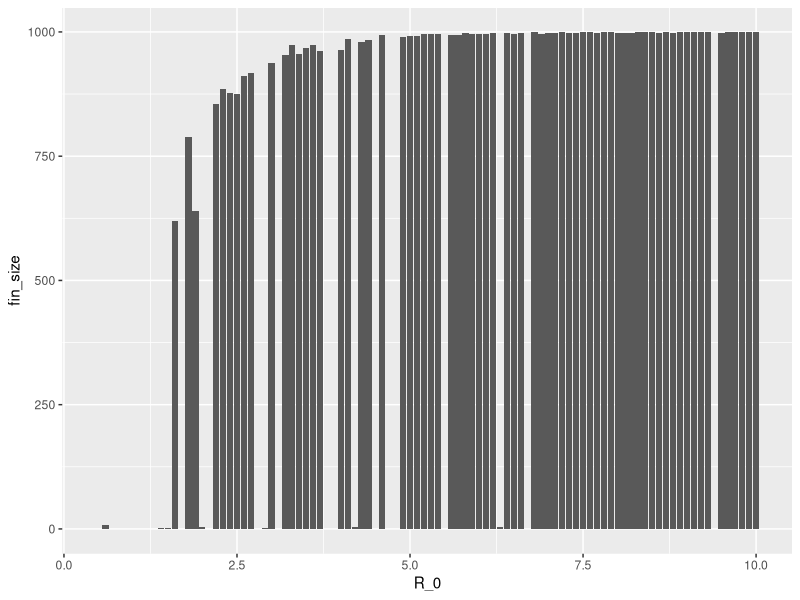

Recreate this plot in R.
## ---- chunk 1
knitr::opts_chunk$set(echo = TRUE)
## ---- chunk 2
simSIR.Markov <- function(N, beta, gamma) {

  # initial number of infectives and susceptibles;
  I <- 1
  S <- N-1;

  # recording time;
  t <- 0;
  times <- c(t);

  # a vector which records the type of event (1=infection, 2=removal)
  type <- c(1);

  while (I > 0) {

    # time to next event;
    t <- t + rexp(1, (beta/N)*I*S + gamma*I);
    times <- append(times, t);
    
    if (runif(1) < beta*S/(beta*S + N*gamma)) {
      # infection
      I <- I+1;
      S <- S-1;
      type <- append(type, 1);
    }
    else {
      #removal
      I <- I-1
      type <- append(type, 2);
    }
  }
  
  # record the final size , i.e. the number of initially susceptlbles who 
  # contracted the disease sometime during the epidemic.
  #
  #
  #
  
  # record the times of events (infections/removals) as well as the type
  res <- list("t"=times, "type"=type);
  res
}
## ---- chunk 3
simSIR.Markov.alternative <- function(N, beta, gamma) {

  # initial number of infectives and susceptibles;
  I <- 1
  S <- N-1;

  # recording time;
  t <- 0;
  times <- c(t);

  # a vector which records the type of event (1=infection, 2=removal)
  type <- c(1);

  while (I > 0) {

    ############################################
    # simulate times to the next possible events
    ############################################
    
    # time to next infection
    if (S > 0) {
      t.next.infection <- t +  rexp(1, (beta/N)*I*S)
    }
    else {
      t.next.infection <- Inf;
    }
    
    # time to next removal    
    t.next.removal <- t + rexp(1, gamma*I)


    # check which of the two events happens first
    if (t.next.infection < t.next.removal) {
      # infection occurs
      I <- I+1;
      S <- S-1;
      type <- append(type, 1);
      times <- append(times, t.next.infection);
      t <- t.next.infection
    }
    else {
      #removal occurs
      I <- I-1
      times <- append(times, t.next.removal);
      type <- append(type, 2);
      t <- t.next.removal
    }
  }
  
  # record the final size , i.e. the number of initially susceptlbles who
  # contracted the disease sometime during the epidemic.
  #
  #
  
  # record the times of events (infections/removals) as well as the type
  #
  #
  res <- list("t"=times, "type"=type);
  res
}
## ---- chunk 4
simSIR.Non.Markov.constant <- function(N, beta, k) {

  # initial number of infectives and susceptibles;
  I <- 1
  S <- N-1;

  # recording time;
  t <- 0;
  times <- c(t);

  # create a vector containing the removal times of all the current infectives
  r <- k 

  # a vector which records the type of event (1=infection, 2=removal)
  type <- c(1);
  
  # a counter for labelling the individuals
  lambda <- 1;

  # a vector to store the labels
  labels <- c(1);

  while (I > 0) {

    ############################################
    # simulate times to the next possible events
    ############################################
    
    # time to next infection
    if (S > 0) {
      T  <- rexp(1, (beta/N)*I*S)
    }
    else {
      T <- Inf;
    }

    # time to next removal
    R <- min(r, na.rm=TRUE);
    
    # check which of the two events happens first
    if (t + T < R) {
      # infection occurs
      I <- I+1;
      S <- S-1;
      r <- append(r, t + T + k)
      type <- append(type, 1);
      times <- append(times, t + T);

      lambda <- lambda + 1;
      labels <- append(labels, lambda)
      t <- t + T
    }
    else {
      #removal occurs
      I <- I-1
      type <- append(type, 2);
      index.min.r <- which(min(r, na.rm=TRUE)==r)
      r[index.min.r] <- NA
      labels <- append(labels, index.min.r)
      times <- append(times, R);
      t <- R

      # update the vector of 
    }
  }
  
  # record the final size , i.e. the number of initially susceptlbles who contracted the disease sometime during the epidemic.
  #
  #
  
  # record the times of events (infections/removals) as well as the type
  #
  #
  res <- list("t"=times, "type"=type, "labels" = labels);
  res
}
## ---- chunk 5
simSIR.Non.Markov.gamma <- function(N, beta, gamma, delta) {

  # initial number of infectives and susceptibles;
  I <- 1
  S <- N-1;

  # recording time;
  t <- 0;
  times <- c(t);

  # create a vector containing the removal times of all the current infectives.
  k <- rgamma(1, gamma, delta)
  r <- k 

  # a vector which records the type of event (1=infection, 2=removal)
  type <- c(1);

  # a counter for labelling the individuals
  lambda <- 1;
  
  # a vector to store the labels
  labels <- c(1);

  while (I > 0) {

    ############################################
    # simulate times to the next possible events
    ############################################
    
    # time to next infection
    if (S > 0) {
      T  <- rexp(1, (beta/N)*I*S)
    }
    else {
      T <- Inf;
    }

    # time to next removal
    R <- min(r, na.rm=TRUE);
    
    # check which of the two events happens first
    if (t + T < R) {
      # infection occurs
      I <- I+1;
      S <- S-1;
      k <- rgamma(1, gamma, delta)
      r <- append(r, t + T + k)

      lambda <- lambda + 1;
      labels <- append(labels, lambda)
      type <- append(type, 1);
      times <- append(times, t + T);
      t <- t + T
    }
    else {
      #removal occurs
      I <- I-1
      type <- append(type, 2);
      index.min.r <- which(min(r, na.rm=TRUE)==r)
      r[index.min.r] <- NA
      labels <- append(labels, index.min.r)
      times <- append(times, R);
      t <- R      
    }
  }
  
  # record the final size , i.e. the number of initially susceptlbles who contracted the disease sometime during the epidemic.
  #
  #
  
  # record the times of events (infections/removals) as well as the type
  #
  #
  res <- list("t"=times, "type"=type, "labels"=labels);
  res
}
## ---- chunk 6
simSIR.Markov(N=21, beta = 0.9, gamma = 1)
## ---- chunk 7
library(purrr)
map2(
  .x = c(0.9, 2, 4),
  .y = c(1, 1, 1),
  .f = function(.x, .y){
    print(glue::glue("Beta = {.x}, Gamma = {.y}"))
    simSIR.Markov(N = 21, beta = .x, gamma = .y)
  }
)
## ---- chunk 8
simSIR.Markov <- function(N, beta, gamma) {

  # initial number of infectives and susceptibles;
  I <- 1
  S <- N-1;

  # recording time;
  t <- 0;
  times <- c(t);

  # a vector which records the type of event (1=infection, 2=removal)
  type <- c(1);

  while (I > 0) {

    # time to next event;
    t <- t + rexp(1, (beta/N)*I*S + gamma*I);
    times <- append(times, t);
    
    if (runif(1) < beta*S/(beta*S + N*gamma)) {
      # infection
      I <- I+1;
      S <- S-1;
      type <- append(type, 1);
    }
    else {
      #removal
      I <- I-1
      type <- append(type, 2);
    }
  }
  
  # record the final size , i.e. the number of initially susceptibles who 
  # contracted the disease sometime during the epidemic.
  fin_size = sum(type == 1) - 1
  duration = sum(t)
  
  # record the times of events (infections/removals) as well as the type
  #
  #
  res <- list(
    "t" = times, 
    "type" = type, 
    "fin_size" = fin_size, 
    "duration" = duration
    );
  res
}
## ---- chunk 9
map2(
  .x = c(0.9, 2, 4),
  .y = c(1, 1, 1),
  .f = function(.x, .y){
    print(glue::glue("Beta = {.x}, Gamma = {.y}"))
    simSIR.Markov(N = 21, beta = .x, gamma = .y)
  }
)
## ---- chunk 10
simSIR.Markov.alternative <- function(N, beta, gamma) {

  # initial number of infectives and susceptibles;
  I <- 1
  S <- N-1;

  # recording time;
  t <- 0;
  times <- c(t);

  # a vector which records the type of event (1=infection, 2=removal)
  type <- c(1);

  while (I > 0) {

    ############################################
    # simulate times to the next possible events
    ############################################
    
    # time to next infection
    if (S > 0) {
      t.next.infection <- t +  rexp(1, (beta/N)*I*S)
    }
    else {
      t.next.infection <- Inf;
    }
    
    # time to next removal    
    t.next.removal <- t + rexp(1, gamma*I)


    # check which of the two events happens first
    if (t.next.infection < t.next.removal) {
      # infection occurs
      I <- I+1;
      S <- S-1;
      type <- append(type, 1);
      times <- append(times, t.next.infection);
      t <- t.next.infection
    }
    else {
      #removal occurs
      I <- I-1
      times <- append(times, t.next.removal);
      type <- append(type, 2);
      t <- t.next.removal
    }
  }
  
  # record the final size , i.e. the number of initially susceptibles who 
  # contracted the disease sometime during the epidemic.
  fin_size = sum(type == 1) - 1
  duration = sum(t)
  
  # record the times of events (infections/removals) as well as the type
  #
  #
  res <- list(
    "t" = times, 
    "type" = type, 
    "fin_size" = fin_size, 
    "duration" = duration
    );
  res
}
## ---- chunk 11
map2(
  .x = c(0.9, 2, 4),
  .y = c(1, 1, 1),
  .f = function(.x, .y){
    print(glue::glue("Beta = {.x}, Gamma = {.y}"))
    simSIR.Markov.alternative(N = 21, beta = .x, gamma = .y)
  }
)
## ---- chunk 12
simSIR.Non.Markov.constant <- function(N, beta, k) {

  # initial number of infectives and susceptibles;
  I <- 1
  S <- N-1;

  # recording time;
  t <- 0;
  times <- c(t);

  # create a vector containing the removal times of all the current infectives
  r <- k 

  # a vector which records the type of event (1=infection, 2=removal)
  type <- c(1);
  
  # a counter for labelling the individuals
  lambda <- 1;

  # a vector to store the labels
  labels <- c(1);

  while (I > 0) {

    ############################################
    # simulate times to the next possible events
    ############################################
    
    # time to next infection
    if (S > 0) {
      T  <- rexp(1, (beta/N)*I*S)
    }
    else {
      T <- Inf;
    }

    # time to next removal
    R <- min(r, na.rm=TRUE);
    
    # check which of the two events happens first
    if (t + T < R) {
      # infection occurs
      I <- I+1;
      S <- S-1;
      r <- append(r, t + T + k)
      type <- append(type, 1);
      times <- append(times, t + T);

      lambda <- lambda + 1;
      labels <- append(labels, lambda)
      t <- t + T
    }
    else {
      #removal occurs
      I <- I-1
      type <- append(type, 2);
      index.min.r <- which(min(r, na.rm=TRUE)==r)
      r[index.min.r] <- NA
      labels <- append(labels, index.min.r)
      times <- append(times, R);
      t <- R

      # update the vector of 
    }
  }
  
  # record the final size , i.e. the number of initially susceptibles who 
  # contracted the disease sometime during the epidemic.
  fin_size = sum(type == 1) - 1
  duration = sum(t)
  
  # record the times of events (infections/removals) as well as the type
  #
  #
  res <- list(
    "t" = times, 
    "type" = type, 
    "fin_size" = fin_size, 
    "duration" = duration
    );
  res
}
## ---- chunk 13
map(
  .x = c(0.9, 2, 4),
  .f = function(.x){
    print(glue::glue("Beta = {.x}"))
    simSIR.Non.Markov.constant(N = 21, beta = .x, k = 1)
  }
)
## ---- chunk 14
simSIR.Non.Markov.gamma <- function(N, beta, gamma, delta) {

  # initial number of infectives and susceptibles;
  I <- 1
  S <- N-1;

  # recording time;
  t <- 0;
  times <- c(t);

  # create a vector containing the removal times of all the current infectives.
  k <- rgamma(1, gamma, delta)
  r <- k 

  # a vector which records the type of event (1=infection, 2=removal)
  type <- c(1);

  # a counter for labelling the individuals
  lambda <- 1;
  
  # a vector to store the labels
  labels <- c(1);

  while (I > 0) {

    ############################################
    # simulate times to the next possible events
    ############################################
    
    # time to next infection
    if (S > 0) {
      T  <- rexp(1, (beta/N)*I*S)
    }
    else {
      T <- Inf;
    }

    # time to next removal
    R <- min(r, na.rm=TRUE);
    
    # check which of the two events happens first
    if (t + T < R) {
      # infection occurs
      I <- I+1;
      S <- S-1;
      k <- rgamma(1, gamma, delta)
      r <- append(r, t + T + k)

      lambda <- lambda + 1;
      labels <- append(labels, lambda)
      type <- append(type, 1);
      times <- append(times, t + T);
      t <- t + T
    }
    else {
      #removal occurs
      I <- I-1
      type <- append(type, 2);
      index.min.r <- which(min(r, na.rm=TRUE)==r)
      r[index.min.r] <- NA
      labels <- append(labels, index.min.r)
      times <- append(times, R);
      t <- R      
    }
  }
  
  # record the final size , i.e. the number of initially susceptibles who 
  # contracted the disease sometime during the epidemic.
  fin_size = sum(type == 1) - 1
  duration = sum(t)
  
  # record the times of events (infections/removals) as well as the type
  #
  #
  res <- list(
    "t" = times, 
    "type" = type, 
    "fin_size" = fin_size, 
    "duration" = duration
    );
  res
}
## ---- chunk 15
pmap(
  .l = list(
    beta = c(0.9, 2, 4),
    gamma = c(1, 1, 1),
    delta = c(1, 1, 1)
  ),
  .f = function(beta, gamma, delta){
    print(glue::glue("Beta = {beta}, Gamma = {gamma}, Delta = {delta}"))
    simSIR.Non.Markov.gamma(N = 21, beta = beta, gamma = gamma, delta = delta)
  }
)
## ---- chunk 16
library(ggplot2)
## ---- chunk 17
test <- map_df(
  .x = seq(0.5, 10, by = 0.1),
  .f = function(.x){
    gamma <- 1 / .x
    N <- 1000
    fin_size <- simSIR.Markov.alternative(
        N = N, beta = 1, gamma = gamma
        )$fin_size
    fin_prop = fin_size / N
    
    return(data.frame(
      R_0 = .x,
      N = N,
      fin_size = simSIR.Markov.alternative(
        N = 1000, beta = 1, gamma = gamma
        )$fin_size,
      fin_prop = fin_prop
    ))
  }
)

ggplot(test, aes(x = R_0, y = fin_size)) +
  geom_bar(stat = "identity")
